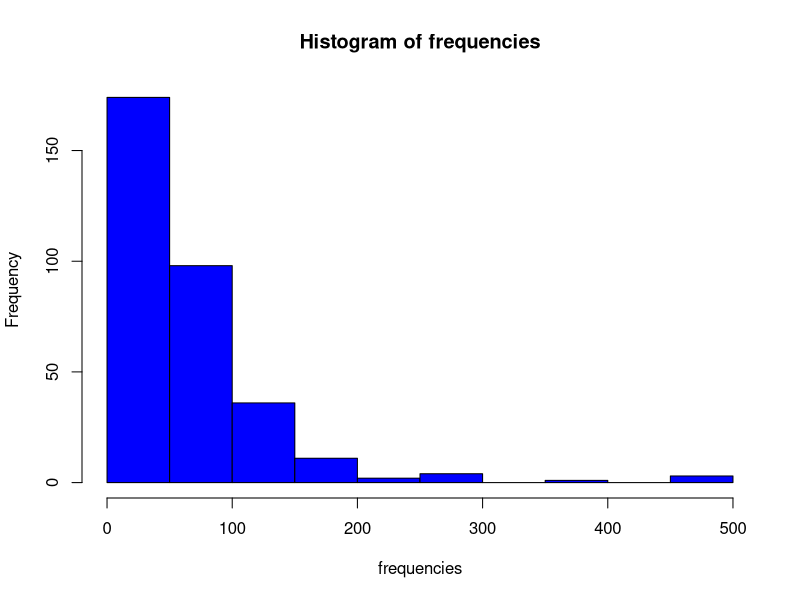
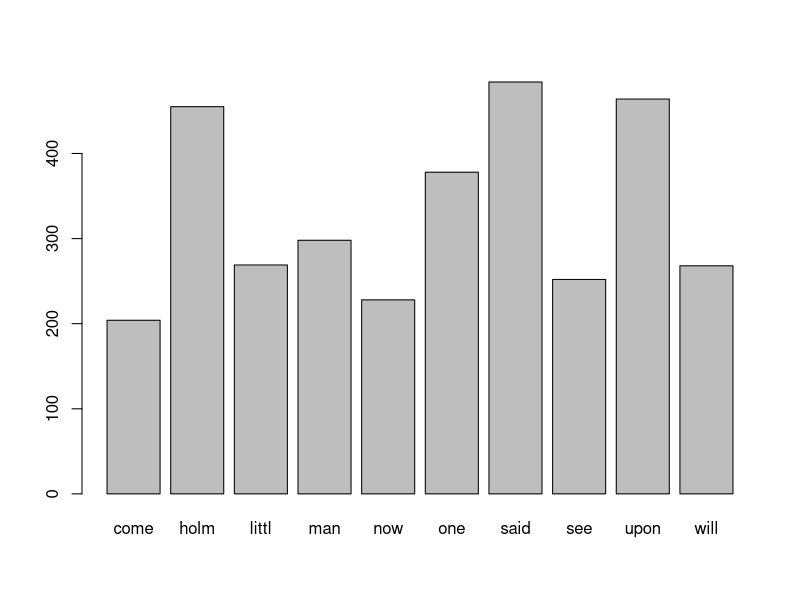
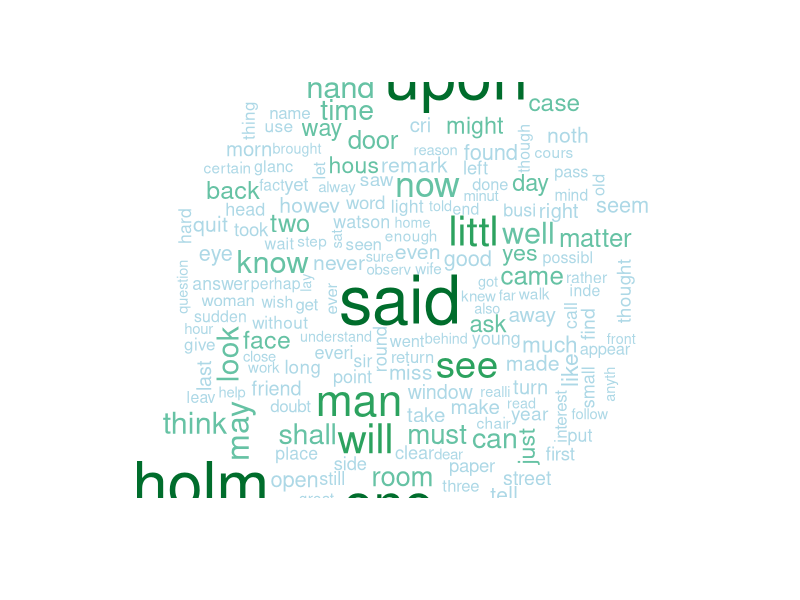
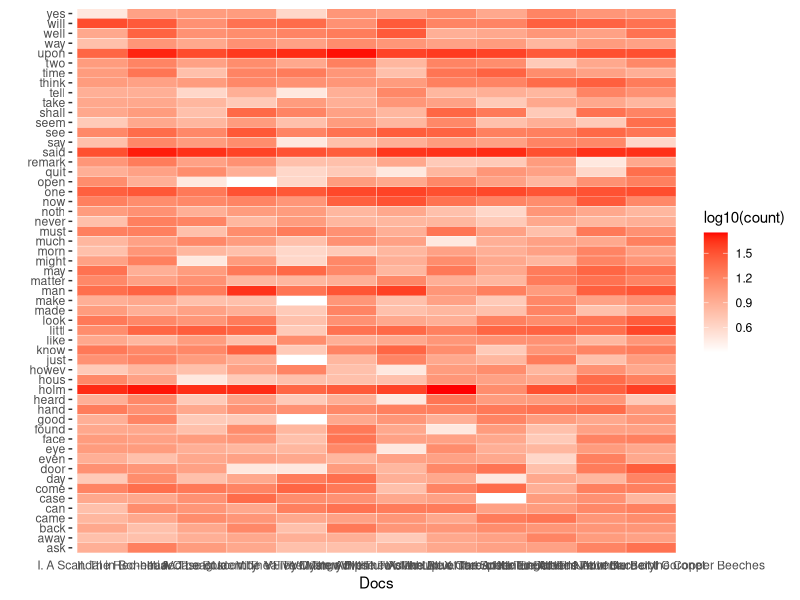
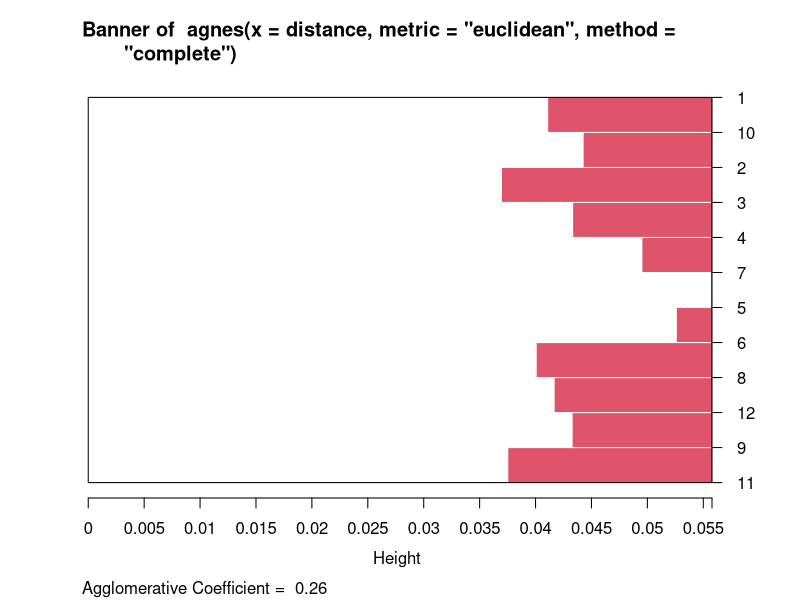
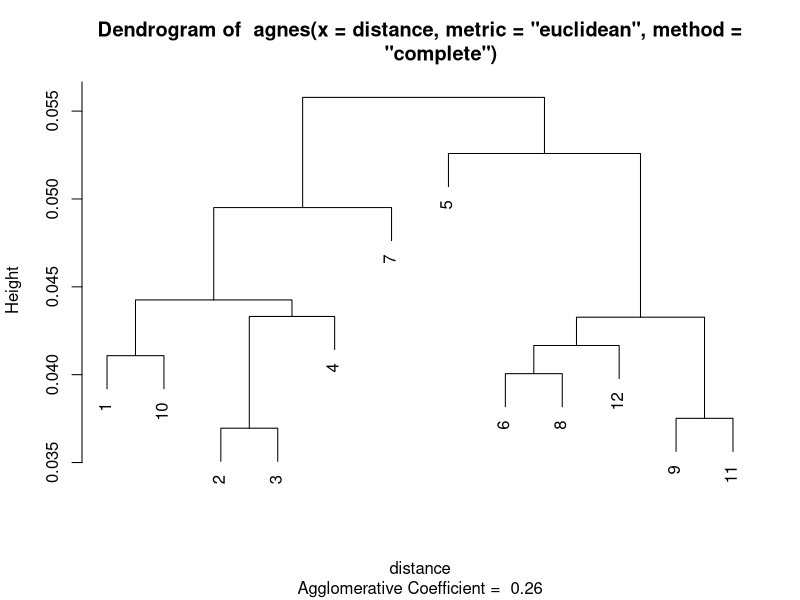

R code for these plots, in order:
## ---- chunk 1
#Installing Libraries and Data

library(tidyverse)

sherlock <- readLines("sherlock.txt")

head(sherlock)
length(sherlock)
tail(sherlock)

## ---- chunk 2
#Text Splitting into 12 Parts

sherlock <- sherlock[-(1:61)] 
sherlock <- sherlock[-(12621:12992)]

sherlock <- paste(sherlock, collapse = " ")

a <- strsplit(sherlock, ">>")

a <- unlist(a)

a <- a[-1]

a[1]
a[12]

## ---- chunk 3
#Creating Document Vector and Corpus

install.packages("tm")
library(tm)

class(a)

document_a <- VectorSource(a)

class(document_a)

attributes(document_a)

document_a[2]
           
document_xx <- VCorpus(document_a)

class(document_xx)

attributes(document_xx)

## ---- chunk 4
#Cleaning the Data Using Corpus Library

document_xx <- tm_map(document_xx, content_transformer(tolower)) #changing every letter to small cap
document_xx <- tm_map(document_xx, content_transformer(removePunctuation)) #removing punctuation marks
document_xx <- tm_map(document_xx, content_transformer(removeNumbers)) #removing numbers
document_xx <- tm_map(document_xx, removeWords, stopwords(kind = "en")) #removing the most used words in English 

## ---- chunk 5
#Reducing Words to Their Roots

install.packages("SnowballC")
library(SnowballC)

document_xx <- tm_map(document_xx, stemDocument)
document_xx <- tm_map(document_xx, stripWhitespace)
document_xx[1]

## ---- chunk 6
#Creating a Term Document Matrix

tdm <- TermDocumentMatrix(document_xx)

inspect(tdm[1:4, 1:4])

attributes(tdm)

tdm$nrow  

tdm$ncol

tdm$dimnames$Docs

colnames(tdm) <- c("I. A Scandal in Bohemia",
                   "II. The Red-headed League",
                   "III. A Case of Identity",
                   "IV. The Boscombe Valley Mystery",
                   "V. The Five Orange Pips",
                   "VI. The Man with the Twisted Lip",
                   "VII. The Adventure of the Blue Carbuncle",
                   "VIII. The Adventure of the Speckled Band",
                   "IX. The Adventure of the Engineer's Thumb",
                   "X. The Adventure of the Noble Bachelor",
                   "XI. The Adventure of the Beryl Coronet",
                   "XII. The Adventure of the Copper Beeches"
                  )

tdm$dimnames$Docs
colnames(tdm)

findFreqTerms(tdm, 100) #words occurring at least 100 times

findAssocs(tdm, "watson", 0.8) #Which words are associated with the word watson with a correlation rate of 0.8?

findAssocs(tdm, "hudson", 0.85) #Which words are associated with the word hudson with a correlation rate of 0.85?


tdm_frequent <- removeSparseTerms(tdm, 0.1) #reducing sparsity 
tdm_frequent

inspect(tdm_frequent[1:10, 1:2])

## ---- chunk 7
#Visualization, Histogram and Barplot

tdm_matrix <- as.matrix(tdm_frequent)

frequencies <- rowSums(tdm_matrix)

head(frequencies)

names <- rownames(tdm_matrix)

head(names)

frequencies["love"]
frequencies["watson"]

hist(frequencies, col ="blue")

#There are nearly 200 words observed between 0 and 50 times in the book 

sub_freq <- subset(frequencies, frequencies > 200)
barplot(sub_freq)

#Barplot of the words used 200 times or more in the book

## ---- chunk 8
#Visualization, Word Cloud

install.packages("wordcloud")
install.packages("RColorBrewer")
library(wordcloud)
library(RColorBrewer)

palette <- brewer.pal(5,"BuGn")[-(1:2)]
wordcloud(rownames(tdm_matrix),rowSums(tdm_matrix), min.freq = 50, colors = c("lightblue",palette)) #most frequent 50 words in the book 

## ---- chunk 9
#Visualization, Heat Map

install.packages("slam")
install.packages("reshape2")
library(slam)
library(reshape2)

intensity <- removeSparseTerms(tdm, 0.01)

matrix <- as.matrix(intensity)

head(matrix)

subset1 <- subset(rowSums(matrix),rowSums(matrix) > 100)
subset1 <- names(subset1)

matrix <- matrix[c(subset1),]

tdm_intensity <- melt(matrix, value.name = "count")

head(tdm_intensity)

ggplot(tdm_intensity, aes(Docs, Terms, fill = log10(count))) +
  geom_tile(colour = "white") +
  scale_fill_gradient(high = "#FF0000", low = "#FFFFFF") +
  ylab("") +
  theme(panel.background = element_blank()) +
  theme(axis.text.t = element_blank(), axis.ticks.x = element_blank())
 
## ---- chunk 10
#Examination with Cluster Analysis
#transpose of the matrix

dtm <- DocumentTermMatrix(document_xx)

dtm_intensity <- removeSparseTerms(dtm, 0.1)

frequencies1 <- as.matrix(dtm_intensity)

head(frequencies1)

row_sum <- rowSums(frequencies1)

head(row_sum)

ratio <- frequencies1/row_sum

head(ratio)

rbind(frequencies1[1:6,1:5], ratio[1:6,1:5])

distance <- dist(ratio)

library(cluster)

cluster <- agnes(x = distance, method = "complete", metric = "euclidean")

plot(cluster)
